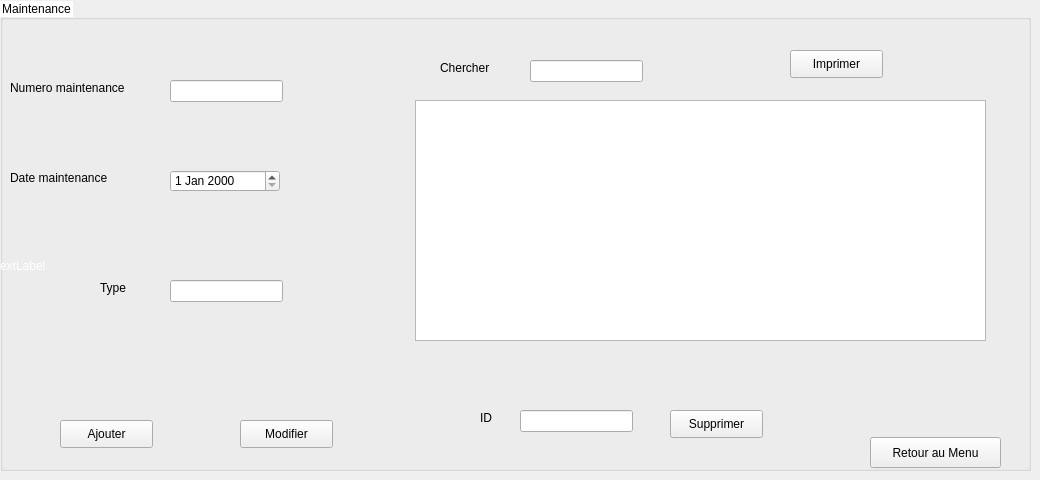
      <widget class="QWidget" name="tab_9">
       <attribute name="title">
        <string>Maintenance</string>
       </attribute>
       <widget class="QGroupBox" name="groupBox_22">
        <property name="geometry">
         <rect>
          <x>0</x>
          <y>0</y>
          <width>1031</width>
          <height>471</height>
         </rect>
        </property>
        <property name="styleSheet">
         <string notr="true">QTextEdit
{
    background-color: white;
}
 QGroupBox::title {
   
     background-color: white;
 }</string>
        </property>
        <property name="title">
         <string>Maintenance</string>
        </property>
        <widget class="QTableView" name="tableView_6">
         <property name="geometry">
          <rect>
           <x>415</x>
           <y>100</y>
           <width>571</width>
           <height>241</height>
          </rect>
         </property>
        </widget>
        <widget class="QLineEdit" name="lineEdit_10">
         <property name="geometry">
          <rect>
           <x>170</x>
           <y>80</y>
           <width>113</width>
           <height>22</height>
          </rect>
         </property>
        </widget>
        <widget class="QLineEdit" name="lineEdit_11">
         <property name="geometry">
          <rect>
           <x>170</x>
           <y>280</y>
           <width>113</width>
           <height>22</height>
          </rect>
         </property>
        </widget>
        <widget class="QDateEdit" name="dateEdit_2">
         <property name="geometry">
          <rect>
           <x>170</x>
           <y>170</y>
           <width>110</width>
           <height>22</height>
          </rect>
         </property>
        </widget>
        <widget class="QLabel" name="label_68">
         <property name="geometry">
          <rect>
           <x>10</x>
           <y>80</y>
           <width>151</width>
           <height>16</height>
          </rect>
         </property>
         <property name="text">
          <string>Numero maintenance</string>
         </property>
        </widget>
        <widget class="QLabel" name="label_69">
         <property name="geometry">
          <rect>
           <x>10</x>
           <y>170</y>
           <width>151</width>
           <height>16</height>
          </rect>
         </property>
         <property name="text">
          <string>Date maintenance</string>
         </property>
        </widget>
        <widget class="QLabel" name="label_70">
         <property name="geometry">
          <rect>
           <x>100</x>
           <y>280</y>
           <width>41</width>
           <height>16</height>
          </rect>
         </property>
         <property name="text">
          <string>Type</string>
         </property>
        </widget>
        <widget class="QPushButton" name="pushButton_53">
         <property name="geometry">
          <rect>
           <x>60</x>
           <y>420</y>
           <width>93</width>
           <height>28</height>
          </rect>
         </property>
         <property name="text">
          <string>Ajouter</string>
         </property>
        </widget>
        <widget class="QPushButton" name="pushButton_54">
         <property name="geometry">
          <rect>
           <x>240</x>
           <y>420</y>
           <width>93</width>
           <height>28</height>
          </rect>
         </property>
         <property name="text">
          <string>Modifier</string>
         </property>
        </widget>
        <widget class="QPushButton" name="pushButton_56">
         <property name="geometry">
          <rect>
           <x>790</x>
           <y>50</y>
           <width>93</width>
           <height>28</height>
          </rect>
         </property>
         <property name="text">
          <string>Imprimer</string>
         </property>
        </widget>
        <widget class="QPushButton" name="pushButton_55">
         <property name="geometry">
          <rect>
           <x>670</x>
           <y>410</y>
           <width>93</width>
           <height>28</height>
          </rect>
         </property>
         <property name="text">
          <string>Supprimer</string>
         </property>
        </widget>
        <widget class="QLineEdit" name="lineEdit_12">
         <property name="geometry">
          <rect>
           <x>520</x>
           <y>410</y>
           <width>113</width>
           <height>22</height>
          </rect>
         </property>
        </widget>
        <widget class="QLineEdit" name="lineEdit_13">
         <property name="geometry">
          <rect>
           <x>530</x>
           <y>60</y>
           <width>113</width>
           <height>22</height>
          </rect>
         </property>
        </widget>
        <widget class="QLabel" name="label_71">
         <property name="geometry">
          <rect>
           <x>440</x>
           <y>60</y>
           <width>71</width>
           <height>16</height>
          </rect>
         </property>
         <property name="text">
          <string>Chercher</string>
         </property>
        </widget>
        <widget class="QLabel" name="label_72">
         <property name="geometry">
          <rect>
           <x>480</x>
           <y>410</y>
           <width>31</width>
           <height>16</height>
          </rect>
         </property>
         <property name="text">
          <string>ID</string>
         </property>
        </widget>
        <widget class="QPushButton" name="pushButton_57">
         <property name="geometry">
          <rect>
           <x>870</x>
           <y>437</y>
           <width>131</width>
           <height>31</height>
          </rect>
         </property>
         <property name="text">
          <string>Retour au Menu</string>
         </property>
        </widget>
        <widget class="QLabel" name="label_pic3">
         <property name="geometry">
          <rect>
           <x>-6</x>
           <y>0</y>
           <width>1081</width>
           <height>531</height>
          </rect>
         </property>
         <property name="styleSheet">
          <string notr="true">QLabel{
 color: white;
  background: transparent;
}</string>
         </property>
         <property name="text">
          <string>TextLabel</string>
         </property>
        </widget>
        <zorder>label_pic3</zorder>
        <zorder>tableView_6</zorder>
        <zorder>lineEdit_10</zorder>
        <zorder>lineEdit_11</zorder>
        <zorder>dateEdit_2</zorder>
        <zorder>label_68</zorder>
        <zorder>label_69</zorder>
        <zorder>label_70</zorder>
        <zorder>pushButton_53</zorder>
        <zorder>pushButton_54</zorder>
        <zorder>pushButton_56</zorder>
        <zorder>pushButton_55</zorder>
        <zorder>lineEdit_12</zorder>
        <zorder>lineEdit_13</zorder>
        <zorder>label_71</zorder>
        <zorder>label_72</zorder>
        <zorder>pushButton_57</zorder>
       </widget>
      </widget>
